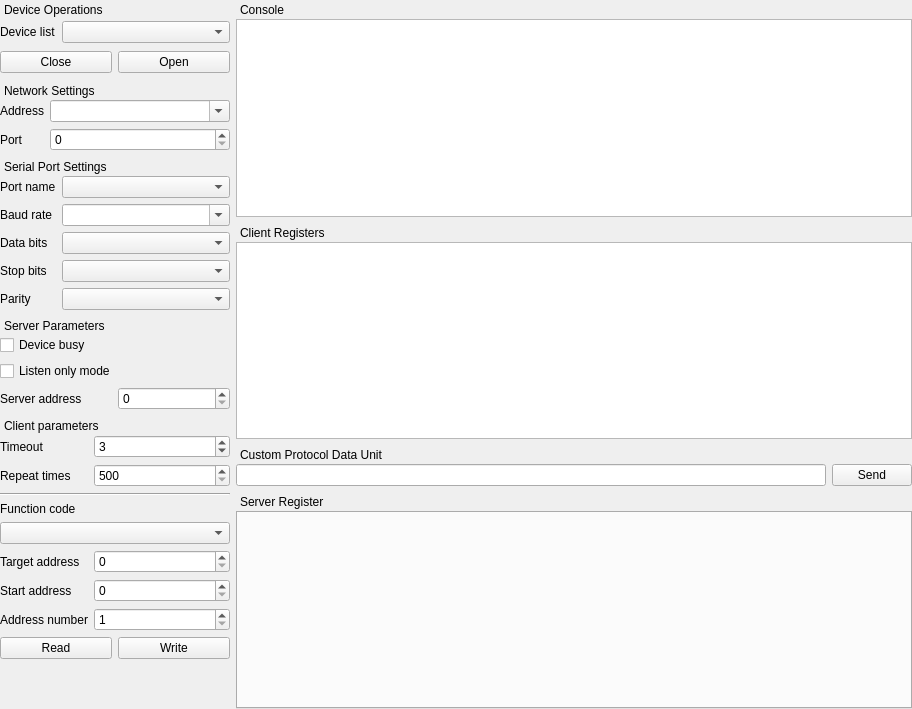
<?xml version="1.0" encoding="UTF-8"?>
<ui version="4.0">
 <class>xToolsModbusStudioUi</class>
 <widget class="QWidget" name="xToolsModbusStudioUi">
  <property name="geometry">
   <rect>
    <x>0</x>
    <y>0</y>
    <width>912</width>
    <height>709</height>
   </rect>
  </property>
  <property name="minimumSize">
   <size>
    <width>0</width>
    <height>0</height>
   </size>
  </property>
  <property name="windowTitle">
   <string notr="true">Modbus Studio</string>
  </property>
  <layout class="QGridLayout" name="gridLayout">
   <property name="leftMargin">
    <number>0</number>
   </property>
   <property name="topMargin">
    <number>0</number>
   </property>
   <property name="rightMargin">
    <number>0</number>
   </property>
   <property name="bottomMargin">
    <number>0</number>
   </property>
   <item row="8" column="0">
    <spacer name="verticalSpacer">
     <property name="orientation">
      <enum>Qt::Vertical</enum>
     </property>
     <property name="sizeHint" stdset="0">
      <size>
       <width>20</width>
       <height>40</height>
      </size>
     </property>
    </spacer>
   </item>
   <item row="0" column="0">
    <widget class="QDockWidget" name="dockWidgetDeviceSettings">
     <property name="sizePolicy">
      <sizepolicy hsizetype="Fixed" vsizetype="Fixed">
       <horstretch>0</horstretch>
       <verstretch>0</verstretch>
      </sizepolicy>
     </property>
     <property name="minimumSize">
      <size>
       <width>230</width>
       <height>75</height>
      </size>
     </property>
     <property name="features">
      <set>QDockWidget::NoDockWidgetFeatures</set>
     </property>
     <property name="allowedAreas">
      <set>Qt::NoDockWidgetArea</set>
     </property>
     <property name="windowTitle">
      <string>Device Operations</string>
     </property>
     <widget class="QWidget" name="dockWidgetContents">
      <property name="minimumSize">
       <size>
        <width>200</width>
        <height>0</height>
       </size>
      </property>
      <layout class="QGridLayout" name="gridLayout_2">
       <property name="leftMargin">
        <number>0</number>
       </property>
       <property name="topMargin">
        <number>0</number>
       </property>
       <property name="rightMargin">
        <number>0</number>
       </property>
       <property name="bottomMargin">
        <number>0</number>
       </property>
       <item row="0" column="0">
        <widget class="QLabel" name="label">
         <property name="sizePolicy">
          <sizepolicy hsizetype="Fixed" vsizetype="Preferred">
           <horstretch>0</horstretch>
           <verstretch>0</verstretch>
          </sizepolicy>
         </property>
         <property name="text">
          <string>Device list</string>
         </property>
        </widget>
       </item>
       <item row="0" column="1">
        <widget class="QComboBox" name="comboBoxDeviceList"/>
       </item>
       <item row="1" column="0" colspan="2">
        <layout class="QHBoxLayout" name="horizontalLayout_3">
         <property name="leftMargin">
          <number>0</number>
         </property>
         <property name="topMargin">
          <number>0</number>
         </property>
         <property name="rightMargin">
          <number>0</number>
         </property>
         <property name="bottomMargin">
          <number>0</number>
         </property>
         <item>
          <widget class="QPushButton" name="pushButtonCloese">
           <property name="text">
            <string>Close</string>
           </property>
          </widget>
         </item>
         <item>
          <widget class="QPushButton" name="pushButtonOpen">
           <property name="text">
            <string>Open</string>
           </property>
          </widget>
         </item>
        </layout>
       </item>
      </layout>
     </widget>
    </widget>
   </item>
   <item row="0" column="1" rowspan="9">
    <layout class="QVBoxLayout" name="verticalLayout">
     <property name="leftMargin">
      <number>0</number>
     </property>
     <property name="topMargin">
      <number>0</number>
     </property>
     <property name="rightMargin">
      <number>0</number>
     </property>
     <property name="bottomMargin">
      <number>0</number>
     </property>
     <item>
      <widget class="QDockWidget" name="dockWidgetConsole">
       <property name="sizePolicy">
        <sizepolicy hsizetype="Preferred" vsizetype="Expanding">
         <horstretch>0</horstretch>
         <verstretch>0</verstretch>
        </sizepolicy>
       </property>
       <property name="features">
        <set>QDockWidget::NoDockWidgetFeatures</set>
       </property>
       <property name="allowedAreas">
        <set>Qt::NoDockWidgetArea</set>
       </property>
       <property name="windowTitle">
        <string>Console</string>
       </property>
       <widget class="QWidget" name="dockWidgetContents_6">
        <layout class="QGridLayout" name="gridLayout_6">
         <property name="leftMargin">
          <number>0</number>
         </property>
         <property name="topMargin">
          <number>0</number>
         </property>
         <property name="rightMargin">
          <number>0</number>
         </property>
         <property name="bottomMargin">
          <number>0</number>
         </property>
         <item row="0" column="0">
          <widget class="QTextBrowser" name="textBrowser"/>
         </item>
        </layout>
       </widget>
      </widget>
     </item>
     <item>
      <widget class="QDockWidget" name="dockWidgetClientRegisters">
       <property name="sizePolicy">
        <sizepolicy hsizetype="Preferred" vsizetype="Expanding">
         <horstretch>0</horstretch>
         <verstretch>0</verstretch>
        </sizepolicy>
       </property>
       <property name="features">
        <set>QDockWidget::NoDockWidgetFeatures</set>
       </property>
       <property name="allowedAreas">
        <set>Qt::NoDockWidgetArea</set>
       </property>
       <property name="windowTitle">
        <string>Client Registers</string>
       </property>
       <widget class="QWidget" name="dockWidgetContents_7">
        <layout class="QGridLayout" name="gridLayout_10">
         <property name="leftMargin">
          <number>0</number>
         </property>
         <property name="topMargin">
          <number>0</number>
         </property>
         <property name="rightMargin">
          <number>0</number>
         </property>
         <property name="bottomMargin">
          <number>0</number>
         </property>
         <item row="0" column="0">
          <widget class="QTableView" name="tabViewClientRegisters"/>
         </item>
        </layout>
       </widget>
      </widget>
     </item>
     <item>
      <widget class="QDockWidget" name="dockWidgetCustomCommand">
       <property name="sizePolicy">
        <sizepolicy hsizetype="Expanding" vsizetype="Fixed">
         <horstretch>0</horstretch>
         <verstretch>0</verstretch>
        </sizepolicy>
       </property>
       <property name="features">
        <set>QDockWidget::NoDockWidgetFeatures</set>
       </property>
       <property name="allowedAreas">
        <set>Qt::NoDockWidgetArea</set>
       </property>
       <property name="windowTitle">
        <string>Custom Protocol Data Unit</string>
       </property>
       <widget class="QWidget" name="dockWidgetContents_9">
        <layout class="QGridLayout" name="gridLayout_7">
         <property name="leftMargin">
          <number>0</number>
         </property>
         <property name="topMargin">
          <number>0</number>
         </property>
         <property name="rightMargin">
          <number>0</number>
         </property>
         <property name="bottomMargin">
          <number>0</number>
         </property>
         <item row="0" column="0">
          <widget class="QLineEdit" name="lineEditPdu"/>
         </item>
         <item row="0" column="1">
          <widget class="QPushButton" name="send_">
           <property name="text">
            <string>Send</string>
           </property>
          </widget>
         </item>
        </layout>
       </widget>
      </widget>
     </item>
     <item>
      <widget class="QDockWidget" name="dockWidgetServerRegisters">
       <property name="sizePolicy">
        <sizepolicy hsizetype="Preferred" vsizetype="Expanding">
         <horstretch>0</horstretch>
         <verstretch>0</verstretch>
        </sizepolicy>
       </property>
       <property name="features">
        <set>QDockWidget::NoDockWidgetFeatures</set>
       </property>
       <property name="allowedAreas">
        <set>Qt::NoDockWidgetArea</set>
       </property>
       <property name="windowTitle">
        <string>Server Register</string>
       </property>
       <widget class="QWidget" name="dockWidgetContents_10">
        <layout class="QVBoxLayout" name="verticalLayout_2">
         <property name="leftMargin">
          <number>0</number>
         </property>
         <property name="topMargin">
          <number>0</number>
         </property>
         <property name="rightMargin">
          <number>0</number>
         </property>
         <property name="bottomMargin">
          <number>0</number>
         </property>
         <item>
          <widget class="QTabWidget" name="tabWidgetServerRegisters">
           <property name="currentIndex">
            <number>-1</number>
           </property>
          </widget>
         </item>
        </layout>
       </widget>
      </widget>
     </item>
    </layout>
   </item>
   <item row="1" column="0">
    <widget class="QDockWidget" name="dockWidgetNetworkSettings">
     <property name="sizePolicy">
      <sizepolicy hsizetype="Fixed" vsizetype="Fixed">
       <horstretch>0</horstretch>
       <verstretch>0</verstretch>
      </sizepolicy>
     </property>
     <property name="features">
      <set>QDockWidget::NoDockWidgetFeatures</set>
     </property>
     <property name="allowedAreas">
      <set>Qt::NoDockWidgetArea</set>
     </property>
     <property name="windowTitle">
      <string>Network Settings</string>
     </property>
     <widget class="QWidget" name="dockWidgetContents_2">
      <layout class="QGridLayout" name="gridLayout_3">
       <property name="leftMargin">
        <number>0</number>
       </property>
       <property name="topMargin">
        <number>0</number>
       </property>
       <property name="rightMargin">
        <number>0</number>
       </property>
       <property name="bottomMargin">
        <number>0</number>
       </property>
       <item row="0" column="0">
        <widget class="QLabel" name="label_2">
         <property name="sizePolicy">
          <sizepolicy hsizetype="Fixed" vsizetype="Preferred">
           <horstretch>0</horstretch>
           <verstretch>0</verstretch>
          </sizepolicy>
         </property>
         <property name="text">
          <string>Address</string>
         </property>
        </widget>
       </item>
       <item row="0" column="1">
        <widget class="QComboBox" name="comboBoxAddress">
         <property name="editable">
          <bool>true</bool>
         </property>
        </widget>
       </item>
       <item row="1" column="1">
        <widget class="QSpinBox" name="spinBoxPort">
         <property name="maximum">
          <number>65535</number>
         </property>
        </widget>
       </item>
       <item row="1" column="0">
        <widget class="QLabel" name="label_3">
         <property name="sizePolicy">
          <sizepolicy hsizetype="Fixed" vsizetype="Preferred">
           <horstretch>0</horstretch>
           <verstretch>0</verstretch>
          </sizepolicy>
         </property>
         <property name="text">
          <string>Port</string>
         </property>
        </widget>
       </item>
      </layout>
     </widget>
    </widget>
   </item>
   <item row="4" column="0">
    <widget class="QDockWidget" name="dockWidgetClientParameters">
     <property name="sizePolicy">
      <sizepolicy hsizetype="Fixed" vsizetype="Fixed">
       <horstretch>0</horstretch>
       <verstretch>0</verstretch>
      </sizepolicy>
     </property>
     <property name="features">
      <set>QDockWidget::NoDockWidgetFeatures</set>
     </property>
     <property name="allowedAreas">
      <set>Qt::NoDockWidgetArea</set>
     </property>
     <property name="windowTitle">
      <string>Client parameters</string>
     </property>
     <widget class="QWidget" name="dockWidgetContents_5">
      <layout class="QGridLayout" name="gridLayout_8">
       <property name="leftMargin">
        <number>0</number>
       </property>
       <property name="topMargin">
        <number>0</number>
       </property>
       <property name="rightMargin">
        <number>0</number>
       </property>
       <property name="bottomMargin">
        <number>0</number>
       </property>
       <item row="2" column="0" colspan="2">
        <widget class="Line" name="line_6">
         <property name="orientation">
          <enum>Qt::Horizontal</enum>
         </property>
        </widget>
       </item>
       <item row="6" column="0">
        <widget class="QLabel" name="label_19">
         <property name="sizePolicy">
          <sizepolicy hsizetype="Fixed" vsizetype="Preferred">
           <horstretch>0</horstretch>
           <verstretch>0</verstretch>
          </sizepolicy>
         </property>
         <property name="text">
          <string>Start address</string>
         </property>
        </widget>
       </item>
       <item row="5" column="1">
        <widget class="QSpinBox" name="spinBoxDeviceAddress">
         <property name="sizePolicy">
          <sizepolicy hsizetype="Minimum" vsizetype="Fixed">
           <horstretch>0</horstretch>
           <verstretch>0</verstretch>
          </sizepolicy>
         </property>
         <property name="maximum">
          <number>255</number>
         </property>
        </widget>
       </item>
       <item row="7" column="1">
        <widget class="QSpinBox" name="spinBoxQuantity">
         <property name="sizePolicy">
          <sizepolicy hsizetype="Minimum" vsizetype="Fixed">
           <horstretch>0</horstretch>
           <verstretch>0</verstretch>
          </sizepolicy>
         </property>
         <property name="minimum">
          <number>1</number>
         </property>
         <property name="maximum">
          <number>128</number>
         </property>
        </widget>
       </item>
       <item row="5" column="0">
        <widget class="QLabel" name="label_18">
         <property name="sizePolicy">
          <sizepolicy hsizetype="Fixed" vsizetype="Preferred">
           <horstretch>0</horstretch>
           <verstretch>0</verstretch>
          </sizepolicy>
         </property>
         <property name="text">
          <string>Target address</string>
         </property>
        </widget>
       </item>
       <item row="0" column="0">
        <widget class="QLabel" name="label_4">
         <property name="sizePolicy">
          <sizepolicy hsizetype="Fixed" vsizetype="Preferred">
           <horstretch>0</horstretch>
           <verstretch>0</verstretch>
          </sizepolicy>
         </property>
         <property name="text">
          <string>Timeout</string>
         </property>
        </widget>
       </item>
       <item row="0" column="1">
        <widget class="QSpinBox" name="spinBoxRepeatTime">
         <property name="minimum">
          <number>0</number>
         </property>
         <property name="value">
          <number>3</number>
         </property>
        </widget>
       </item>
       <item row="1" column="1">
        <widget class="QSpinBox" name="spinBoxTimeout">
         <property name="minimum">
          <number>500</number>
         </property>
         <property name="maximum">
          <number>10000</number>
         </property>
         <property name="singleStep">
          <number>100</number>
         </property>
         <property name="value">
          <number>500</number>
         </property>
        </widget>
       </item>
       <item row="7" column="0">
        <widget class="QLabel" name="label_20">
         <property name="sizePolicy">
          <sizepolicy hsizetype="Fixed" vsizetype="Preferred">
           <horstretch>0</horstretch>
           <verstretch>0</verstretch>
          </sizepolicy>
         </property>
         <property name="text">
          <string>Address number</string>
         </property>
        </widget>
       </item>
       <item row="8" column="0" colspan="2">
        <layout class="QHBoxLayout" name="horizontalLayout_2">
         <item>
          <widget class="QPushButton" name="pushButtonRead">
           <property name="text">
            <string>Read</string>
           </property>
          </widget>
         </item>
         <item>
          <widget class="QPushButton" name="pushButtonWrite">
           <property name="text">
            <string>Write</string>
           </property>
          </widget>
         </item>
        </layout>
       </item>
       <item row="1" column="0">
        <widget class="QLabel" name="label_5">
         <property name="sizePolicy">
          <sizepolicy hsizetype="Fixed" vsizetype="Preferred">
           <horstretch>0</horstretch>
           <verstretch>0</verstretch>
          </sizepolicy>
         </property>
         <property name="text">
          <string>Repeat times</string>
         </property>
        </widget>
       </item>
       <item row="6" column="1">
        <widget class="QSpinBox" name="spinBoxStartAddress">
         <property name="sizePolicy">
          <sizepolicy hsizetype="Minimum" vsizetype="Fixed">
           <horstretch>0</horstretch>
           <verstretch>0</verstretch>
          </sizepolicy>
         </property>
         <property name="maximum">
          <number>65535</number>
         </property>
        </widget>
       </item>
       <item row="4" column="0" colspan="2">
        <widget class="QComboBox" name="comboBoxFunctionCode">
         <property name="sizePolicy">
          <sizepolicy hsizetype="Ignored" vsizetype="Fixed">
           <horstretch>0</horstretch>
           <verstretch>0</verstretch>
          </sizepolicy>
         </property>
         <property name="maximumSize">
          <size>
           <width>16777215</width>
           <height>16777215</height>
          </size>
         </property>
        </widget>
       </item>
       <item row="3" column="0" colspan="2">
        <widget class="QLabel" name="label_17">
         <property name="sizePolicy">
          <sizepolicy hsizetype="Preferred" vsizetype="Preferred">
           <horstretch>0</horstretch>
           <verstretch>0</verstretch>
          </sizepolicy>
         </property>
         <property name="text">
          <string>Function code</string>
         </property>
        </widget>
       </item>
      </layout>
     </widget>
    </widget>
   </item>
   <item row="2" column="0">
    <widget class="QDockWidget" name="dockWidgetSerialPortSettings">
     <property name="sizePolicy">
      <sizepolicy hsizetype="Fixed" vsizetype="Fixed">
       <horstretch>0</horstretch>
       <verstretch>0</verstretch>
      </sizepolicy>
     </property>
     <property name="features">
      <set>QDockWidget::NoDockWidgetFeatures</set>
     </property>
     <property name="allowedAreas">
      <set>Qt::NoDockWidgetArea</set>
     </property>
     <property name="windowTitle">
      <string>Serial Port Settings</string>
     </property>
     <widget class="QWidget" name="dockWidgetContents_3">
      <layout class="QGridLayout" name="gridLayout_4">
       <property name="leftMargin">
        <number>0</number>
       </property>
       <property name="topMargin">
        <number>0</number>
       </property>
       <property name="rightMargin">
        <number>0</number>
       </property>
       <property name="bottomMargin">
        <number>0</number>
       </property>
       <item row="2" column="0">
        <widget class="QLabel" name="label_10">
         <property name="sizePolicy">
          <sizepolicy hsizetype="Fixed" vsizetype="Preferred">
           <horstretch>0</horstretch>
           <verstretch>0</verstretch>
          </sizepolicy>
         </property>
         <property name="text">
          <string>Data bits</string>
         </property>
        </widget>
       </item>
       <item row="2" column="1">
        <widget class="QComboBox" name="comboBoxDataBits"/>
       </item>
       <item row="0" column="0">
        <widget class="QLabel" name="label_8">
         <property name="sizePolicy">
          <sizepolicy hsizetype="Fixed" vsizetype="Preferred">
           <horstretch>0</horstretch>
           <verstretch>0</verstretch>
          </sizepolicy>
         </property>
         <property name="text">
          <string>Port name</string>
         </property>
        </widget>
       </item>
       <item row="1" column="0">
        <widget class="QLabel" name="label_9">
         <property name="sizePolicy">
          <sizepolicy hsizetype="Fixed" vsizetype="Preferred">
           <horstretch>0</horstretch>
           <verstretch>0</verstretch>
          </sizepolicy>
         </property>
         <property name="text">
          <string>Baud rate</string>
         </property>
        </widget>
       </item>
       <item row="3" column="1">
        <widget class="QComboBox" name="comboBoxStopBits"/>
       </item>
       <item row="0" column="1">
        <widget class="QComboBox" name="comboBoxPortName"/>
       </item>
       <item row="3" column="0">
        <widget class="QLabel" name="label_11">
         <property name="sizePolicy">
          <sizepolicy hsizetype="Fixed" vsizetype="Preferred">
           <horstretch>0</horstretch>
           <verstretch>0</verstretch>
          </sizepolicy>
         </property>
         <property name="text">
          <string>Stop bits</string>
         </property>
        </widget>
       </item>
       <item row="1" column="1">
        <widget class="QComboBox" name="comboBoxBaudRate">
         <property name="editable">
          <bool>true</bool>
         </property>
        </widget>
       </item>
       <item row="4" column="0">
        <widget class="QLabel" name="label_12">
         <property name="sizePolicy">
          <sizepolicy hsizetype="Fixed" vsizetype="Preferred">
           <horstretch>0</horstretch>
           <verstretch>0</verstretch>
          </sizepolicy>
         </property>
         <property name="text">
          <string>Parity</string>
         </property>
        </widget>
       </item>
       <item row="4" column="1">
        <widget class="QComboBox" name="comboBoxParity"/>
       </item>
      </layout>
     </widget>
    </widget>
   </item>
   <item row="3" column="0">
    <widget class="QDockWidget" name="dockWidgetServerParameters">
     <property name="sizePolicy">
      <sizepolicy hsizetype="Fixed" vsizetype="Fixed">
       <horstretch>0</horstretch>
       <verstretch>0</verstretch>
      </sizepolicy>
     </property>
     <property name="features">
      <set>QDockWidget::NoDockWidgetFeatures</set>
     </property>
     <property name="allowedAreas">
      <set>Qt::NoDockWidgetArea</set>
     </property>
     <property name="windowTitle">
      <string>Server Parameters</string>
     </property>
     <widget class="QWidget" name="dockWidgetContents_4">
      <layout class="QGridLayout" name="gridLayout_5">
       <property name="leftMargin">
        <number>0</number>
       </property>
       <property name="topMargin">
        <number>0</number>
       </property>
       <property name="rightMargin">
        <number>0</number>
       </property>
       <property name="bottomMargin">
        <number>0</number>
       </property>
       <item row="2" column="0">
        <widget class="QLabel" name="label_6">
         <property name="text">
          <string>Server address</string>
         </property>
        </widget>
       </item>
       <item row="2" column="1">
        <widget class="QSpinBox" name="spinBoxServerAddress">
         <property name="maximum">
          <number>265</number>
         </property>
        </widget>
       </item>
       <item row="1" column="0" colspan="2">
        <widget class="QCheckBox" name="checkBoxListenOnlyMode">
         <property name="text">
          <string>Listen only mode</string>
         </property>
        </widget>
       </item>
       <item row="0" column="0" colspan="2">
        <widget class="QCheckBox" name="checkBoxDeviceBusy">
         <property name="text">
          <string>Device busy</string>
         </property>
        </widget>
       </item>
      </layout>
     </widget>
    </widget>
   </item>
  </layout>
 </widget>
 <resources/>
 <connections/>
</ui>
